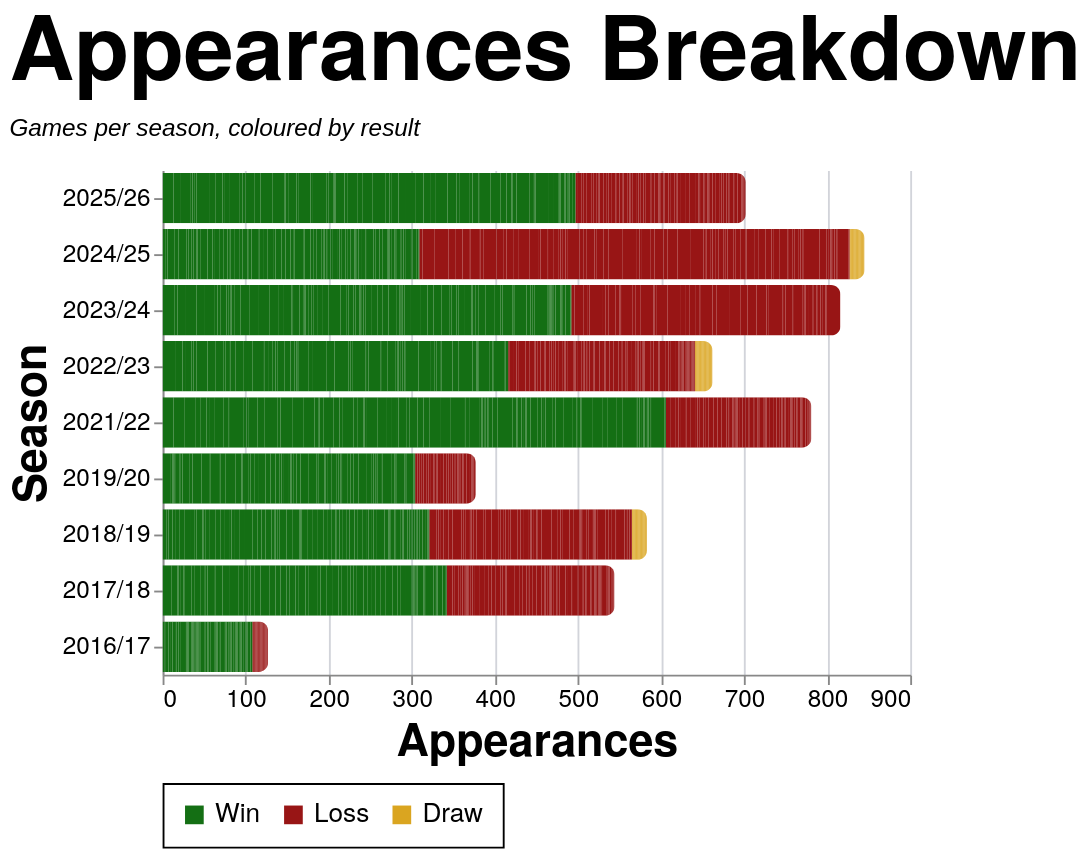

Write a Vega-Lite specification for this figure.
### Vega-Lite specification from a JSON file in a GitHub repository (floating-point values rounded to 4 significant figures; data arrays with more than 128 entries replaced by an {"elided": "..."} marker saying what was removed)
{"config": {"axis": {"labelFont": "PT Sans Narrow, Helvetica Neue, Helvetica, Arial, sans-serif", "titleFont": "PT Sans Narrow, Helvetica Neue, Helvetica, Arial, sans-serif", "labelFontSize": 13, "titleFontSize": 24, "gridColor": "#202947", "gridOpacity": 0.2, "zindex": 1}, "text": {"font": "Lato, sans-serif"}, "bar": {"cornerRadiusEnd": 5}, "header": {"labelFont": "PT Sans Narrow, Helvetica Neue, Helvetica, Arial, sans-serif", "titleFont": "PT Sans Narrow, Helvetica Neue, Helvetica, Arial, sans-serif", "labelFontSize": 24, "titleFontSize": 28, "labelFontWeight": "bold", "orient": "left"}, "legend": {"labelFont": "PT Sans Narrow, Helvetica Neue, Helvetica, Arial, sans-serif", "titleFont": "PT Sans Narrow, Helvetica Neue, Helvetica, Arial, sans-serif", "labelFontSize": 14, "titleFontSize": 16, "titlePadding": 5, "fillColor": "white", "strokeColor": "black", "padding": 10, "titleFontWeight": "lighter", "titleFontStyle": "italic", "titleColor": "gray", "offset": 10}, "title": {"font": "PT Sans Narrow, Helvetica Neue, Helvetica, Arial, sans-serif", "fontSize": 48, "fontWeight": "bold", "anchor": "start", "align": "center", "titlePadding": 20, "subtitlePadding": 10, "subtitleFontSize": 13, "subtitleColor": "", "subtitleFontStyle": "italic", "offset": 15, "color": "black"}, "axisX": {"labelAngle": 0}, "facet": {"title": null, "header": null, "align": {"row": "each", "column": "each"}, "spacing": 10}, "resolve": {"scale": {"y": "independent", "facet": "independent"}}, "background": "transparent", "scale": {"offsetBandPaddingOuter": 0.2, "offsetBandPaddingInner": 0.1}, "view": {"stroke": null, "background": "transparent"}}, "data": {"name": "data-74ebd7b6ddf2371464d990d9841101a4"}, "mark": {"type": "bar"}, "encoding": {"color": {"field": "color_value", "legend": {"orient": "bottom", "title": null}, "scale": {"domain": ["Win", "Loss", "Draw"], "range": ["#146f14", "#981515", "goldenrod"]}, "sort": {"field": "sum(apps)", "op": "sum", "order": "descending"}, "type": "nominal"}, "tooltip": [{"field": "player", "title": "Player", "type": "nominal"}, {"field": "season", "title": "Season", "type": "nominal"}, {"field": "color_value", "title": "Group", "type": "nominal"}, {"aggregate": "sum", "field": "apps", "title": "Appearances", "type": "quantitative"}], "x": {"aggregate": "sum", "field": "apps", "title": "Appearances", "type": "quantitative"}, "y": {"field": "season", "sort": {"field": "season_sort", "op": "max", "order": "descending"}, "title": "Season", "type": "nominal"}}, "height": {"step": 30}, "title": {"text": "Appearances Breakdown", "subtitle": "Games per season, coloured by result"}, "width": 400, "$schema": "https://vega.github.io/schema/vega-lite/v5.20.1.json", "datasets": {"data-74ebd7b6ddf2371464d990d9841101a4": {"elided": "2509 records"}}}
